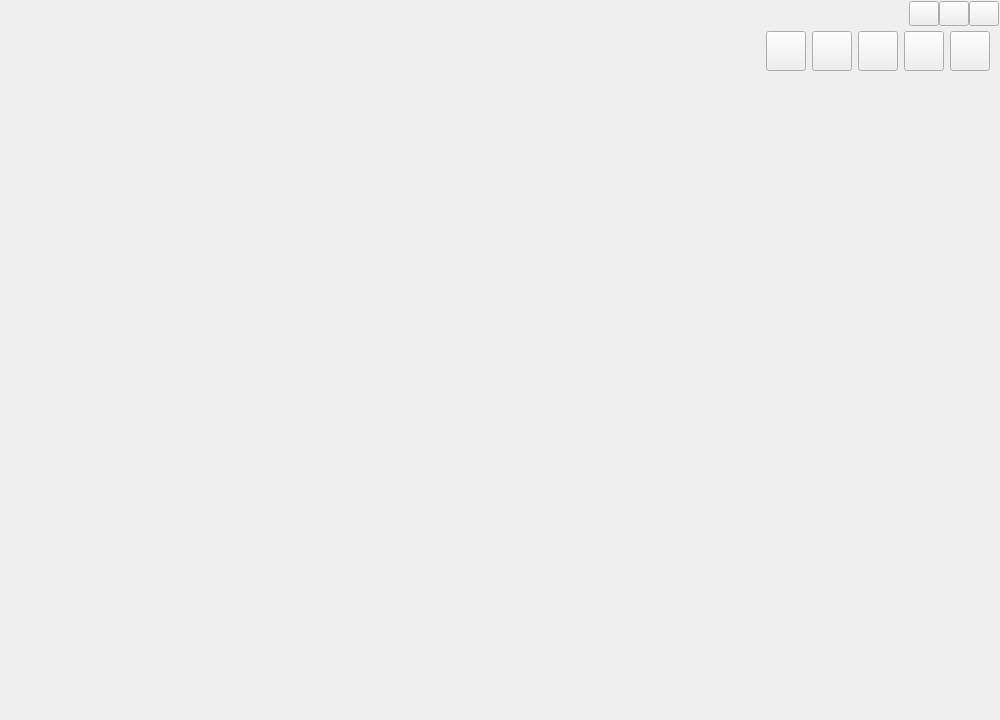
<?xml version="1.0" encoding="UTF-8"?>
<ui version="4.0">
 <class>frmMain</class>
 <widget class="QWidget" name="frmMain">
  <property name="geometry">
   <rect>
    <x>0</x>
    <y>0</y>
    <width>1000</width>
    <height>720</height>
   </rect>
  </property>
  <property name="windowTitle">
   <string>Form</string>
  </property>
  <layout class="QVBoxLayout" name="verticalLayout_3">
   <property name="spacing">
    <number>0</number>
   </property>
   <property name="leftMargin">
    <number>0</number>
   </property>
   <property name="topMargin">
    <number>0</number>
   </property>
   <property name="rightMargin">
    <number>0</number>
   </property>
   <property name="bottomMargin">
    <number>0</number>
   </property>
   <item>
    <widget class="QWidget" name="widgetMain" native="true">
     <layout class="QVBoxLayout" name="verticalLayout">
      <property name="spacing">
       <number>0</number>
      </property>
      <property name="leftMargin">
       <number>1</number>
      </property>
      <property name="topMargin">
       <number>1</number>
      </property>
      <property name="rightMargin">
       <number>1</number>
      </property>
      <property name="bottomMargin">
       <number>1</number>
      </property>
      <item>
       <widget class="QWidget" name="widgetTop" native="true">
        <property name="minimumSize">
         <size>
          <width>0</width>
          <height>80</height>
         </size>
        </property>
        <property name="maximumSize">
         <size>
          <width>16777215</width>
          <height>80</height>
         </size>
        </property>
        <layout class="QGridLayout" name="gridLayout">
         <property name="leftMargin">
          <number>0</number>
         </property>
         <property name="topMargin">
          <number>0</number>
         </property>
         <property name="rightMargin">
          <number>0</number>
         </property>
         <property name="bottomMargin">
          <number>0</number>
         </property>
         <property name="spacing">
          <number>0</number>
         </property>
         <item row="1" column="1">
          <widget class="QWidget" name="widgetBtn" native="true">
           <property name="sizePolicy">
            <sizepolicy hsizetype="Preferred" vsizetype="Expanding">
             <horstretch>0</horstretch>
             <verstretch>0</verstretch>
            </sizepolicy>
           </property>
           <layout class="QHBoxLayout" name="horizontalLayout_2">
            <property name="topMargin">
             <number>5</number>
            </property>
            <property name="bottomMargin">
             <number>10</number>
            </property>
            <item>
             <spacer name="horizontalSpacer_2">
              <property name="orientation">
               <enum>Qt::Horizontal</enum>
              </property>
              <property name="sizeHint" stdset="0">
               <size>
                <width>40</width>
                <height>20</height>
               </size>
              </property>
             </spacer>
            </item>
            <item>
             <widget class="QPushButton" name="btnViewDevice">
              <property name="sizePolicy">
               <sizepolicy hsizetype="Fixed" vsizetype="Expanding">
                <horstretch>0</horstretch>
                <verstretch>0</verstretch>
               </sizepolicy>
              </property>
              <property name="text">
               <string/>
              </property>
             </widget>
            </item>
            <item>
             <widget class="QPushButton" name="btnViewMap">
              <property name="sizePolicy">
               <sizepolicy hsizetype="Fixed" vsizetype="Expanding">
                <horstretch>0</horstretch>
                <verstretch>0</verstretch>
               </sizepolicy>
              </property>
              <property name="text">
               <string/>
              </property>
             </widget>
            </item>
            <item>
             <widget class="QPushButton" name="btnViewData">
              <property name="sizePolicy">
               <sizepolicy hsizetype="Fixed" vsizetype="Expanding">
                <horstretch>0</horstretch>
                <verstretch>0</verstretch>
               </sizepolicy>
              </property>
              <property name="text">
               <string/>
              </property>
             </widget>
            </item>
            <item>
             <widget class="QPushButton" name="btnData">
              <property name="sizePolicy">
               <sizepolicy hsizetype="Fixed" vsizetype="Expanding">
                <horstretch>0</horstretch>
                <verstretch>0</verstretch>
               </sizepolicy>
              </property>
              <property name="text">
               <string/>
              </property>
             </widget>
            </item>
            <item>
             <widget class="QPushButton" name="btnConfig">
              <property name="sizePolicy">
               <sizepolicy hsizetype="Fixed" vsizetype="Expanding">
                <horstretch>0</horstretch>
                <verstretch>0</verstretch>
               </sizepolicy>
              </property>
              <property name="text">
               <string/>
              </property>
             </widget>
            </item>
           </layout>
          </widget>
         </item>
         <item row="0" column="1">
          <widget class="QWidget" name="widgetMenu" native="true">
           <property name="minimumSize">
            <size>
             <width>0</width>
             <height>25</height>
            </size>
           </property>
           <property name="maximumSize">
            <size>
             <width>16777215</width>
             <height>25</height>
            </size>
           </property>
           <layout class="QHBoxLayout" name="horizontalLayout">
            <property name="spacing">
             <number>0</number>
            </property>
            <property name="leftMargin">
             <number>0</number>
            </property>
            <property name="topMargin">
             <number>0</number>
            </property>
            <property name="rightMargin">
             <number>0</number>
            </property>
            <property name="bottomMargin">
             <number>0</number>
            </property>
            <item>
             <spacer name="horizontalSpacer">
              <property name="orientation">
               <enum>Qt::Horizontal</enum>
              </property>
              <property name="sizeHint" stdset="0">
               <size>
                <width>40</width>
                <height>20</height>
               </size>
              </property>
             </spacer>
            </item>
            <item>
             <widget class="QPushButton" name="btnMenu_Min">
              <property name="sizePolicy">
               <sizepolicy hsizetype="Minimum" vsizetype="Expanding">
                <horstretch>0</horstretch>
                <verstretch>0</verstretch>
               </sizepolicy>
              </property>
              <property name="minimumSize">
               <size>
                <width>30</width>
                <height>0</height>
               </size>
              </property>
              <property name="maximumSize">
               <size>
                <width>30</width>
                <height>16777215</height>
               </size>
              </property>
              <property name="text">
               <string/>
              </property>
             </widget>
            </item>
            <item>
             <widget class="QPushButton" name="btnMenu_Max">
              <property name="sizePolicy">
               <sizepolicy hsizetype="Minimum" vsizetype="Expanding">
                <horstretch>0</horstretch>
                <verstretch>0</verstretch>
               </sizepolicy>
              </property>
              <property name="minimumSize">
               <size>
                <width>30</width>
                <height>0</height>
               </size>
              </property>
              <property name="maximumSize">
               <size>
                <width>30</width>
                <height>16777215</height>
               </size>
              </property>
              <property name="text">
               <string/>
              </property>
             </widget>
            </item>
            <item>
             <widget class="QPushButton" name="btnMenu_Close">
              <property name="sizePolicy">
               <sizepolicy hsizetype="Minimum" vsizetype="Expanding">
                <horstretch>0</horstretch>
                <verstretch>0</verstretch>
               </sizepolicy>
              </property>
              <property name="minimumSize">
               <size>
                <width>30</width>
                <height>0</height>
               </size>
              </property>
              <property name="maximumSize">
               <size>
                <width>30</width>
                <height>16777215</height>
               </size>
              </property>
              <property name="text">
               <string/>
              </property>
             </widget>
            </item>
           </layout>
          </widget>
         </item>
         <item row="0" column="0" rowspan="2">
          <widget class="QWidget" name="widgetLogo" native="true">
           <property name="minimumSize">
            <size>
             <width>300</width>
             <height>0</height>
            </size>
           </property>
           <layout class="QGridLayout" name="gridLayout_2">
            <property name="leftMargin">
             <number>0</number>
            </property>
            <item row="1" column="1">
             <widget class="QLabel" name="labLogoEn">
              <property name="text">
               <string/>
              </property>
              <property name="alignment">
               <set>Qt::AlignLeading|Qt::AlignLeft|Qt::AlignTop</set>
              </property>
             </widget>
            </item>
            <item row="0" column="1">
             <widget class="QLabel" name="labLogoCn">
              <property name="text">
               <string/>
              </property>
             </widget>
            </item>
            <item row="0" column="0" rowspan="2">
             <widget class="QLabel" name="labLogoBg">
              <property name="text">
               <string/>
              </property>
              <property name="alignment">
               <set>Qt::AlignCenter</set>
              </property>
             </widget>
            </item>
           </layout>
          </widget>
         </item>
        </layout>
       </widget>
      </item>
      <item>
       <widget class="QStackedWidget" name="stackedWidget"/>
      </item>
     </layout>
    </widget>
   </item>
   <item>
    <widget class="BottomWidget" name="bottomWidget" native="true"/>
   </item>
  </layout>
 </widget>
 <customwidgets>
  <customwidget>
   <class>BottomWidget</class>
   <extends>QWidget</extends>
   <header>bottomwidget.h</header>
   <container>1</container>
  </customwidget>
 </customwidgets>
 <tabstops>
  <tabstop>btnViewDevice</tabstop>
  <tabstop>btnViewMap</tabstop>
  <tabstop>btnViewData</tabstop>
  <tabstop>btnData</tabstop>
  <tabstop>btnConfig</tabstop>
  <tabstop>btnMenu_Min</tabstop>
  <tabstop>btnMenu_Max</tabstop>
  <tabstop>btnMenu_Close</tabstop>
 </tabstops>
 <resources/>
 <connections/>
</ui>
